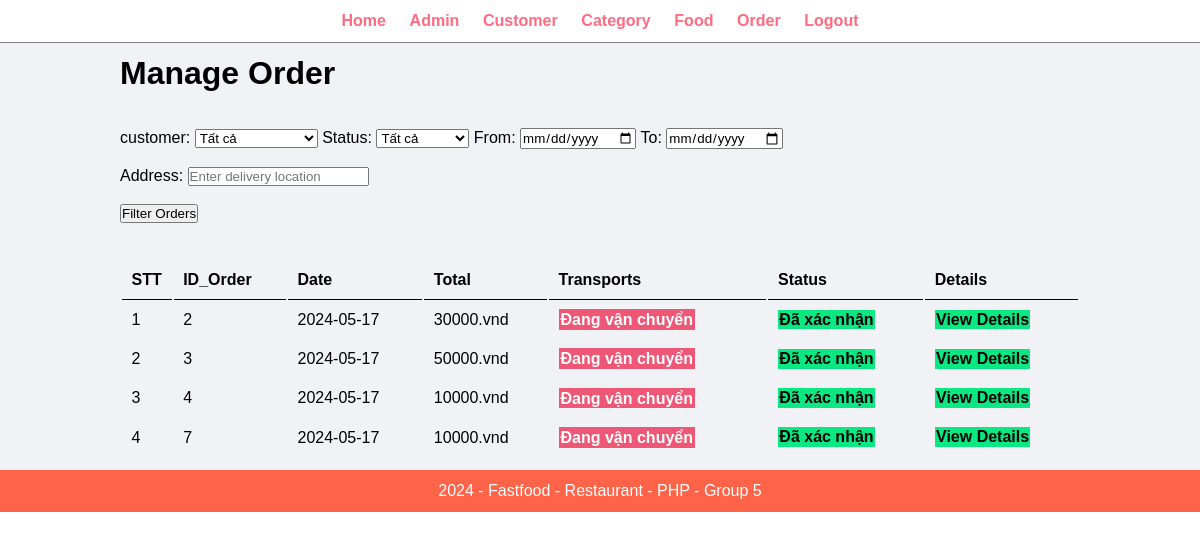
/admin/manage-order.php (signed in), run on an earlier commit of the app's database.
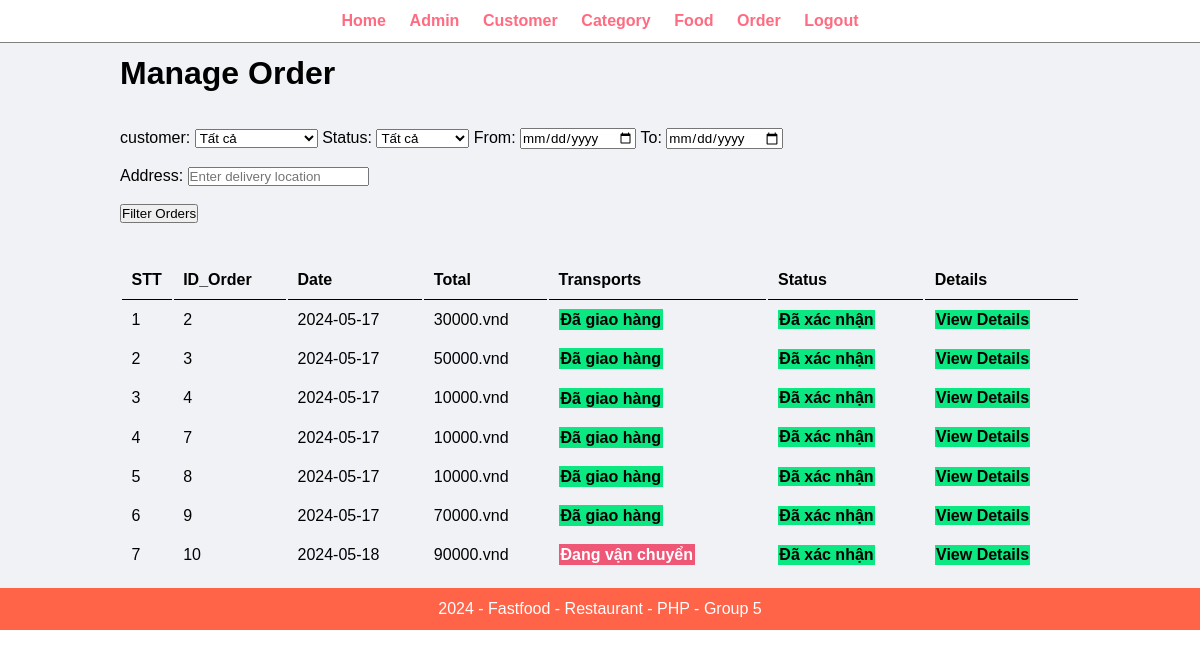
And on a later commit of the database.
### tables this page shows
CREATE TABLE `order_food` (
  `id` int(11) NOT NULL,
  `Customer_ID` int(11) NOT NULL,
  `order_date` date NOT NULL,
  `total_order` int(11) NOT NULL,
  `payment_methods` int(10) NOT NULL,
  `delivery_address` int(11) NOT NULL,
  `status` tinyint(1) NOT NULL DEFAULT 1,
  `status2` tinyint(1) NOT NULL DEFAULT 0
);

### admin/manage-order.php (the view, shortened to what this page needs)
<?php include('patials/menu.php'); ?>
    <div class="main-content">
        <div class="wrapper">
            <h1>Manage Order</h1>
            <br /><br />
            <form action="" method="POST">
                <label for="customer">customer: </label>
                <select name="customer">
                    <option value="all">Tất cả</option>
                </select>
                <label for="status">Status: </label>
                <select name="status">
                    <option value="all">Tất cả</option>
                </select>
                <label for="from_date">From: </label>
                <input type="date" name="from_date">
                <label for="to_date">To: </label>
                <input type="date" name="to_date">
                <br/><br/>
                <label for="adress">Address:</label>
                <input type="text" name="delivery_location" placeholder="Enter delivery location">
                <br/><br/>
                <input type="submit" name="filter" value="Filter Orders">
            </form>
            <br /><br />
            <table class="table-full">
                <tr>
                    <th>STT</th>
                    <th>ID_Order</th>
                    <th>Date </th>
                    <th>Total</th>
                    <th>Transports</th>
                    <th>Status </th>
                    <th>Details </th>
                </tr>
                <?php
                if(isset($_POST['filter'])) {
                  $whereConditions = [];
                  if ($_POST['customer'] !='' && $_POST['customer'] != 'all') {
                    $customer = $conn->real_escape_string($_POST['customer']);
                    $whereConditions[] = "LOWER(customer.name) REGEXP '$customer'";
                  }
                  if($_POST['status'] != '' && $_POST['status'] != 'all') {
                      $status = $conn->real_escape_string($_POST['status']);
                      if ($status == 'sucess') {
                        $status = 1;
                      }
                      else {
                        $status = 0;
                      }
                      $whereConditions[] = "order_food.status = '$status'";
                  }
                  if($_POST['from_date'] != '') {
                      $from_date = $conn->real_escape_string($_POST['from_date']);
                      $whereConditions[] = "order_food.order_date >= '$from_date'";
                  }
                  if($_POST['to_date'] != '') {
                      $to_date = $conn->real_escape_string($_POST['to_date']);
                      $to_date = date('Y-m-d', strtotime($to_date . ' +1 day'));
                      $whereConditions[] = "order_food.order_date <= '$to_date'";
                  }
                  if($_POST['delivery_location'] != '') {
                      $delivery_location = $conn->real_escape_string($_POST['delivery_location']);
                      $delivery_location = strtolower($delivery_location);
                      $whereConditions[] = "LOWER(customer_address.address) REGEXP '$delivery_location'";
                  }
                  $whereClause = implode(' AND ', $whereConditions);
                  if($whereClause != '') {
                      $whereClause = 'WHERE ' . $whereClause;
                  }
                  $sql = "SELECT
                  order_food.id AS orderid,
                  order_food.order_date,
                  order_food.total_order,
                  order_food.status AS ostatus,
                  order_food.status2 AS transtatus,
                  customer.name AS customer_name,
                  customer_address.address AS delivery_address
                  FROM order_food
                  INNER JOIN customer ON order_food.Customer_ID = customer.ID
                  INNER JOIN customer_address ON order_food.delivery_address = customer_address.ID
                  $whereClause ";
                  $result = $conn->query($sql);
                $count = 1;
                if ($result->num_rows > 0) {
                  $id_sp = [];
                    while($row = $result->fetch_assoc()) {
                      $id_current = $row['orderid'];
                      if ($id_current != $id_sp) {
                        echo "<tr>";
                        echo "<td>".$count++."</td>";
                        echo "<td>".$row["orderid"]."</td>";
                        echo "<td>".$row["order_date"]."</td>";
                        echo "<td>".$row["total_order"].".vnd"."</td>";
                        echo "<td>";
                          if ( $row["transtatus"] == 1) {
                            $tran_active = "btn-update";
                            $active1 = "Đã giao hàng";
                          }
                          else {
                            $tran_active = "btn-delete";
                            $active1 = "Đang vận chuyển";
                          }
                          echo "<a href='" . SITEURL . "admin/status-cart.php?ID=".$row["orderid"]."&status=".$row["transtatus"]."' class='$tran_active'>$active1</a>";
                        echo  "</td>";
                        echo "<td>";
                            if ($row["ostatus"] == 1) {
                              $order_active = "btn-update";
                              $active2 = "Đã xác nhận";
                            }
                            else {
                              $order_active = "btn-delete";
                              $active2 = "Huỷ đơn";
                            }
                            echo "<a href='" . SITEURL . "admin/status-order.php?ID=".$row["orderid"]."&status=".$row["ostatus"]."' class='$order_active'>$active2</a>";
                        echo "</td>";
                        echo "<td>
                                <a href='". SITEURL. "admin/detail-order.php?id=".$row["orderid"]."' class='btn-update'>View Details</a>
                              </td>";
                        echo "</tr>";
                      }
                      $id_sp = $id_current;
                    }
                } else {
                    echo "<tr><td colspan='6'><div class='error'>No Orders Available</div></td></tr>";
                }
                $conn->close();
                }
                else {
                $sql = "SELECT * FROM order_food";
                $result = $conn->query($sql);
                $count = 1;
                if ($result->num_rows > 0) {
                  $id_sp = [];
                    while($row = $result->fetch_assoc()) {
                      $id_current = $row['id'];
                      if ($id_current != $id_sp) {
                        echo "<tr>";
                        echo "<td>".$count++."</td>";
                        echo "<td>".$row["id"]."</td>";
                        echo "<td>".$row["order_date"]."</td>";
                        echo "<td>".$row["total_order"].".vnd"."</td>";
                        echo "<td>";
                          if ( $row["status2"] == 1) {
                            $cart_active = "btn-update";
                            $active1 = "Đã giao hàng";
                          }
                          else {
                            $cart_active = "btn-delete";
                            $active1 = "Đang vận chuyển";
                          }
                          echo "<a href='" . SITEURL . "admin/status-cart.php?ID=".$row["id"]."&status=".$row["status2"]."' class='$cart_active'>$active1</a>";
                        echo  "</td>";
                        echo "<td>";
                            if ($row["status"] == 1) {
                              $order_active = "btn-update";
                              $active2 = "Đã xác nhận";
                            }
                            else {
                              $order_active = "btn-delete";
                              $active2 = "Huỷ đơn";
                            }
                            echo "<a href='" . SITEURL . "admin/status-order.php?ID=".$row["id"]."&status=".$row["status"]."' class='$order_active'>$active2</a>";
                        echo "</td>";
                        echo "<td>
                                <a href='". SITEURL. "admin/detail-order.php?id=".$row["id"]."' class='btn-update'>View Details</a>
                              </td>";
                        echo "</tr>";
                      }
                      $id_sp = $id_current;
                    }
                } else {
                    echo "<tr><td colspan='6'><div class='error'>No Orders Available</div></td></tr>";
                }
                }
                ?>
            </table>
        </div>
    </div>
<?php include('patials/footer.php'); ?>

### admin/patials/menu.php (shortened to what this page needs)
<html>
    <head>
        <link rel="stylesheet" href="../css/admin.css">
    </head>
    <body>
        <div class="menu">
            <div class="wrapper">
                <ul class="ul">
                    <li><a href="index.php">Home</a></li>
                    <li><a href="manage-admin.php">Admin</a></li>
                    <li><a href="manage-customer.php">Customer</a></li>
                    <li><a href="manage-category.php">Category</a></li>
                    <li><a href="manage-food.php">Food</a></li>
                    <li><a href="manage-order.php">Order</a></li>
                    <li><a href="logout.php">Logout</a></li>
                </ul>
            </div>
        </div>

### admin/patials/footer.php
        <div class="footer">
            <div class="wrapper">
                <p class="text-center">2024 - Fastfood - Restaurant - PHP - Group 5</p>
            </div>
        </div>
    </body>
</html>

### css/admin.css (style rules this page uses)
* { margin: 0; padding: 0; font-family: Arial, Helvetica, sans-serif; }
.wrapper { padding: 1%; width: 80%; margin: 0 auto; }
.text-center { text-align: center; }
.menu { text-align: center; border-bottom: 1px solid gray; }
.menu ul { list-style-type: none; }
.menu ul li { display: inline; padding: 1%; }
.menu ul li a { text-decoration: none; font-weight: bold; color: #ff6b81; }
.main-content { background-color: #f1f2f6; color: black; }
.btn-update { padding: 1%; background-color: #0be881; color: black; text-decoration: none; font-weight: bold; }
.btn-delete { padding: 1%; background-color: #ef5777; color: white; text-decoration: none; font-weight: bold; }
.table-full { width: 100%; }
table tr th { border-bottom: 1px solid black; padding: 1%; text-align: left; }
table tr td { padding: 1%; }
.footer { background-color: #ff6348; color: white; }

What changed in the data, as far as the page shows it:
changed order_food id 2: status2 "Đang vận chuyển" → "Đã giao hàng"
changed order_food id 3: status2 "Đang vận chuyển" → "Đã giao hàng"
changed order_food id 4: status2 "Đang vận chuyển" → "Đã giao hàng"
changed order_food id 7: status2 "Đang vận chuyển" → "Đã giao hàng"
added order_food: id "8", order_date "2024-05-17", total_order "10000", status2 "Đã giao hàng", status "Đã xác nhận"
added order_food: id "9", order_date "2024-05-17", total_order "70000", status2 "Đã giao hàng", status "Đã xác nhận"
added order_food: id "10", order_date "2024-05-18", total_order "90000", status2 "Đang vận chuyển", status "Đã xác nhận"
